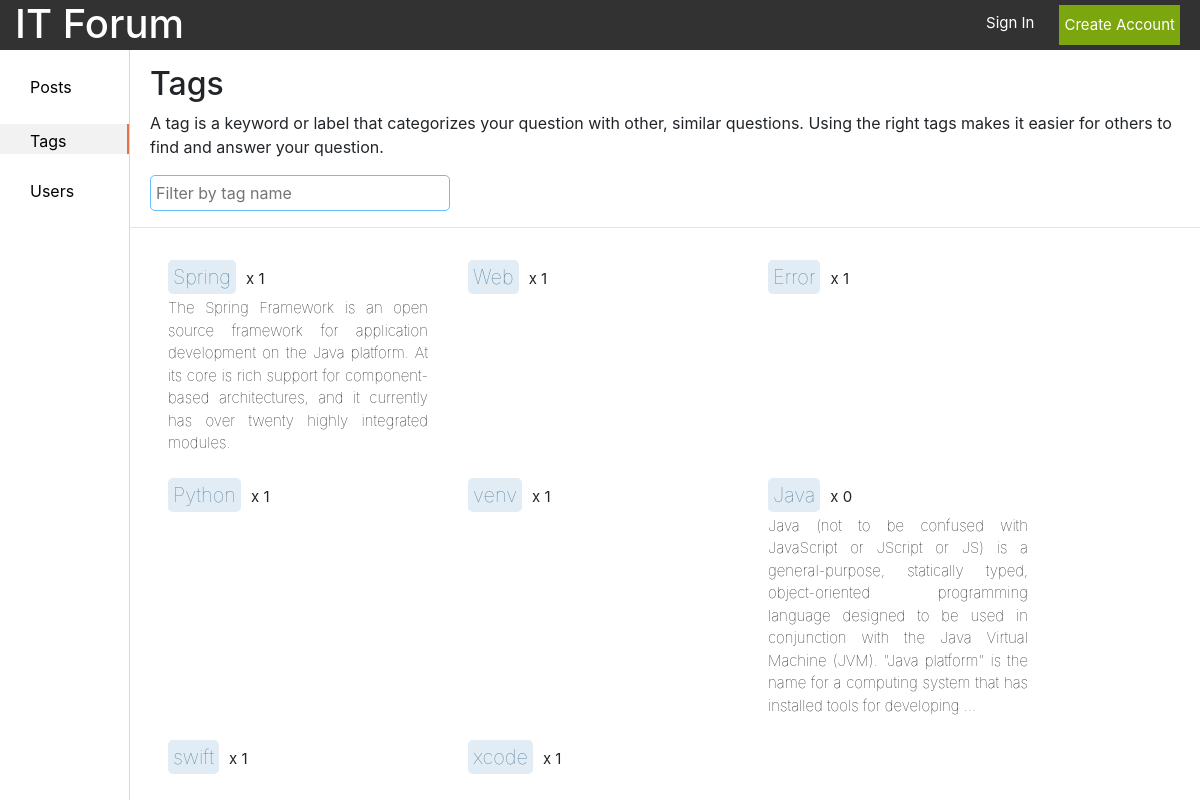
The app's page /tags/ with its own data.
### forum/models.py (models this page shows, shortened)
class Tag(models.Model):
    id = models.AutoField(primary_key=True)
    name = models.CharField(max_length=15, unique=True)
    context = models.TextField(default='', blank=True, null=True)
    creator = models.ForeignKey(UserProfile, on_delete=models.CASCADE)
    create = models.DateTimeField(auto_now_add=True)
    count = models.IntegerField(default=0)

### forum/views.py (the view)
# urls.py: path('tags/', views.tags, name='tags'),
def tags(request):
    all_tags = Tag.objects.all()
    form = CreateTag()
    context = {'tags': all_tags, 'form': form}
    return render(request, 'tag/tags.html', context=context)

### forum/forms.py
class CreateTag(ModelForm):
    class Meta:
        model = Tag
        fields = ('name', 'context')

### templates/tag/tags.html (shortened to what this page needs)
{% load static %}
<!DOCTYPE html>
<html lang="en">
<head>
    <link rel="stylesheet" href="https://stackpath.bootstrapcdn.com/bootstrap/4.1.3/css/bootstrap.min.css"
>
    <link rel="stylesheet" href="{% static 'css/style.css' %}">
</head>
<body>
<header class="header container-fluid d-flex justify-content-between">
    <a href="/">
        <h1>IT Forum</h1>
    </a>
    {% if user.is_authenticated %}
        <div class="d-flex justify-content-end">
            <span class="username"><a href="/profile">{{ user.username }}</a></span>
            <a class="log_out" href="/logout">
                <p class="small_text">Log out</p>
            </a>
        </div>
    {% else %}
        <div class="d-flex justify-content-end">
            <a class="sign_in_text" href="/login">
                <p class="small_text">Sign In</p>
            </a>
            <button class="btn-default green_btn small_text" onclick="location.href='/registration'">Create Account
            </button>
        </div>
    {% endif %}
</header>
<section class="d-flex content">
    <div class="list">
        <ul class="left_sidebar">
            <li id="posts"><a href="/posts">Posts</a></li>
            <li id="tags"><a href="/tags">Tags</a></li>
            <li id="users"><a href="/users">Users</a></li>
        </ul>
    </div>
    <div class="page">
        <div class="tags_head">
            <div class="d-flex justify-content-between">
                <h2>Tags</h2>
            </div>
            <p>A tag is a keyword or label that categorizes your question with other, similar questions. Using the right
                tags makes it easier for others to find and answer your question.</p>
            <input type="text" class="search_field" placeholder="Filter by tag name"/>
        </div>
        <hr/>
        <div>
            {% if tags %}
                <div class="d-flex flex-wrap p-2">
                    {% for tag in tags %}
                        <div class="tag_div">
                            <p><span class="tag_names"
                                     onclick="location.href = '/posts?tag={{ tag.name }}'">{{ tag.name }}</span><span
                                    class="tag_count">x {{ tag.count }}</span></p>
                            {% if tag.context == None %}
                            {% else %}
                                <p class="tag_desc">{{ tag.context }}</p>
                            {% endif %}
                        </div>
                    {% endfor %}
                </div>
            {% endif %}
        </div>
    </div>
</section>
</body>
</html>

### static/css/style.css (style rules this page uses)
* { padding: 0; margin: 0; }
.header { position: fixed; width: 100%; height: 50px; background: #323232; }
.header > a, .header > a:focus, .header > a:hover { text-decoration: none; color: white; }
.header > a > h1, .header > a > h1:focus, .header > a > h1:hover { color: white; }
.green_btn { background-color: #7BA60D; margin: 5px; border: none; padding: 5px; color: white; cursor: pointer; }
.small_text { font-size: 15px; }
.sign_in_text, .sign_in_text:focus, .sign_in_text:hover { color: white; margin-top: 12px; text-decoration: none; margin-right: 20px; }
.left_sidebar { list-style: none; }
.left_sidebar > li { margin-top: 20px; padding: 5px 50px 5px 30px; }
.left_sidebar > li > a, .left_sidebar > li > a:focus, .left_sidebar > li > a:hover { color: black; text-decoration: none; cursor: pointer; }
.content { padding-top: 50px; }
.list { border-right: 1px solid #D6D9DC; display: inline-block; width: 130px; height: 100%; position: fixed; top: 50px; left: 0; background-color: white; overflow-x: hidden; }
.page { overflow-y: hidden; margin-left: 130px; width: available; width: -moz-available; width: -webkit-fill-available; }
.active_tab { background-color: #F2F2F2; height: 30px; border-right: 2px solid #E47249; }
.search_field { border: 1px solid #66BFFF; border-radius: 5px; padding: 5px; width: 300px; }
.users_head, .tags_head { margin-left: 20px; margin-top: 15px; }
.tag_div > p { margin-bottom: 5px; }
.tag_names { margin-left: 20px; background-color: #E1ECF4; padding: 5px; font-size: 20px; font-weight: lighter; color: #507C9C; border-radius: 5px; cursor: pointer; }
.tag_count { font-size: 15px; padding-left: 10px; }
.tag_desc { margin-left: 20px; font-size: 15px; font-weight: lighter; color: black; }
.tag_div { width: 300px; overflow-y: auto; padding: 10px; text-align: justify; }

### records on screen
Tag: name "Spring", count "1", context "The Spring Framework is an open source framework for application development on the Java platform. At its core is rich support for component-based architectures, and it currently has over twenty highly integrated modules."
Tag: name "Web", count "1"
Tag: name "Error", count "1"
Tag: name "Python", count "1"
Tag: name "venv", count "1"
Tag: name "Java", count "0", context "Java (not to be confused with JavaScript or JScript or JS) is a general-purpose, statically typed, object-oriented programming language designed to be used in conjunction with the Java Virtual Machine (JVM). \"Java platform\" is the name for a computing system that has installed tools for developing ..."
Tag: name "swift", count "1"
Tag: name "xcode", count "1"
